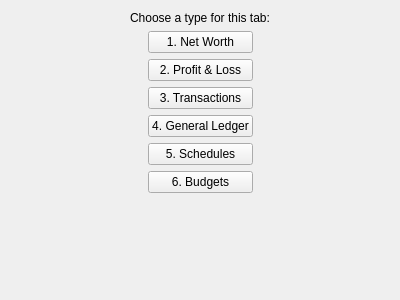
<?xml version="1.0" encoding="UTF-8"?>
<ui version="4.0">
 <class>NewView</class>
 <widget class="QWidget" name="NewView">
  <property name="geometry">
   <rect>
    <x>0</x>
    <y>0</y>
    <width>400</width>
    <height>300</height>
   </rect>
  </property>
  <property name="windowTitle">
   <string>Form</string>
  </property>
  <layout class="QGridLayout" name="gridLayout">
   <item row="0" column="0" colspan="3">
    <widget class="QLabel" name="label">
     <property name="text">
      <string>Choose a type for this tab:</string>
     </property>
     <property name="alignment">
      <set>Qt::AlignCenter</set>
     </property>
    </widget>
   </item>
   <item row="1" column="0">
    <spacer name="horizontalSpacer">
     <property name="orientation">
      <enum>Qt::Horizontal</enum>
     </property>
     <property name="sizeHint" stdset="0">
      <size>
       <width>95</width>
       <height>20</height>
      </size>
     </property>
    </spacer>
   </item>
   <item row="1" column="1">
    <layout class="QVBoxLayout" name="verticalLayout">
     <item>
      <widget class="QPushButton" name="networthButton">
       <property name="text">
        <string>1. Net Worth</string>
       </property>
       <property name="icon">
        <iconset resource="../mg.qrc">
         <normaloff>:/balance_sheet_16</normaloff>:/balance_sheet_16</iconset>
       </property>
      </widget>
     </item>
     <item>
      <widget class="QPushButton" name="profitButton">
       <property name="text">
        <string>2. Profit &amp;&amp; Loss</string>
       </property>
       <property name="icon">
        <iconset resource="../mg.qrc">
         <normaloff>:/income_statement_16</normaloff>:/income_statement_16</iconset>
       </property>
      </widget>
     </item>
     <item>
      <widget class="QPushButton" name="transactionButton">
       <property name="text">
        <string>3. Transactions</string>
       </property>
       <property name="icon">
        <iconset resource="../mg.qrc">
         <normaloff>:/transaction_table_16</normaloff>:/transaction_table_16</iconset>
       </property>
      </widget>
     </item>
     <item>
      <widget class="QPushButton" name="gledgerButton">
       <property name="text">
        <string>4. General Ledger</string>
       </property>
       <property name="icon">
        <iconset resource="../mg.qrc">
         <normaloff>:/gledger_16</normaloff>:/gledger_16</iconset>
       </property>
      </widget>
     </item>
     <item>
      <widget class="QPushButton" name="scheduleButton">
       <property name="text">
        <string>5. Schedules</string>
       </property>
       <property name="icon">
        <iconset resource="../mg.qrc">
         <normaloff>:/schedules_16</normaloff>:/schedules_16</iconset>
       </property>
      </widget>
     </item>
     <item>
      <widget class="QPushButton" name="budgetButton">
       <property name="text">
        <string>6. Budgets</string>
       </property>
       <property name="icon">
        <iconset resource="../mg.qrc">
         <normaloff>:/budget_16</normaloff>:/budget_16</iconset>
       </property>
      </widget>
     </item>
    </layout>
   </item>
   <item row="1" column="2">
    <spacer name="horizontalSpacer_2">
     <property name="orientation">
      <enum>Qt::Horizontal</enum>
     </property>
     <property name="sizeHint" stdset="0">
      <size>
       <width>95</width>
       <height>20</height>
      </size>
     </property>
    </spacer>
   </item>
   <item row="2" column="1">
    <spacer name="verticalSpacer">
     <property name="orientation">
      <enum>Qt::Vertical</enum>
     </property>
     <property name="sizeHint" stdset="0">
      <size>
       <width>20</width>
       <height>71</height>
      </size>
     </property>
    </spacer>
   </item>
  </layout>
 </widget>
 <resources>
  <include location="../mg.qrc"/>
 </resources>
 <connections/>
</ui>
